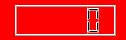
<?xml version="1.0" encoding="UTF-8"?>
<ui version="4.0">
 <class>Timer</class>
 <widget class="QWidget" name="Timer">
  <property name="geometry">
   <rect>
    <x>0</x>
    <y>0</y>
    <width>126</width>
    <height>40</height>
   </rect>
  </property>
  <property name="windowTitle">
   <string>Form</string>
  </property>
  <property name="styleSheet">
   <string notr="true">QWidget#Timer{
	background-color: red;
}</string>
  </property>
  <widget class="QLCDNumber" name="TimerDisplay">
   <property name="geometry">
    <rect>
     <x>15</x>
     <y>5</y>
     <width>101</width>
     <height>31</height>
    </rect>
   </property>
  </widget>
 </widget>
 <resources/>
 <connections/>
</ui>
